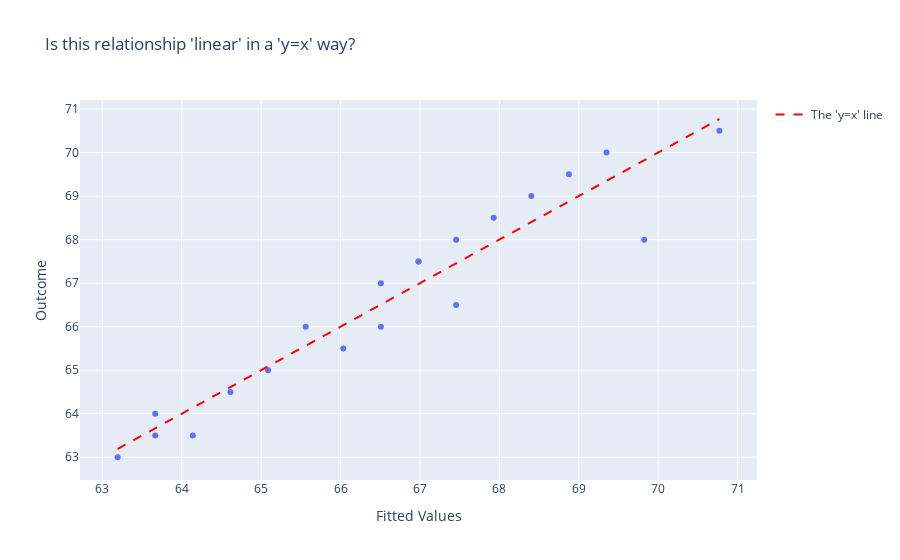

Notebook code for this chart:
### Code cell
# If y versus y-hat does not follow the "linearity" of the "y=x" line, the "linearity assumption" is implausible
fitted_values = data_fitted_model.fittedvalues
residual_linearity = px.scatter(x=fitted_values, y=francis_galton_df['child_height'], 
                                title="Is this relationship 'linear' in a 'y=x' way?")
residual_linearity.update_layout(xaxis_title="Fitted Values", yaxis_title="Outcome")
residual_linearity.add_scatter(x=[min(fitted_values), max(fitted_values)], y=[min(fitted_values), max(fitted_values)],
                               mode='lines', line=dict(color='red', dash='dash'), name="The 'y=x' line")
residual_linearity.show()

### Figure 1 — Plotly figure (JSON) as saved in the notebook; plotly's stock layout.template omitted (floating-point values rounded to 4 significant figures)
{"data": [{"hovertemplate": "x=%{x}<br>y=%{y}<extra></extra>", "legendgroup": "", "marker": {"color": "#636efa", "symbol": "circle"}, "mode": "markers", "name": "", "orientation": "v", "showlegend": false, "type": "scatter", "x": [69.82, 67.46, 65.09, 63.67, 63.19, 66.03, 66.51, 66.98, 67.46, 69.35, 70.77, 68.88, 64.14, 66.51, 67.93, 68.4, 65.56, 64.61, 66.98, 63.67], "xaxis": "x", "y": [68, 66.5, 65, 64, 63, 65.5, 67, 67.5, 68, 70, 70.5, 69.5, 63.5, 66, 68.5, 69, 66, 64.5, 67.5, 63.5], "yaxis": "y"}, {"line": {"color": "red", "dash": "dash"}, "mode": "lines", "name": "The 'y=x' line", "type": "scatter", "x": [63.19, 70.77], "y": [63.19, 70.77]}], "layout": {"legend": {"tracegroupgap": 0}, "title": {"text": "Is this relationship 'linear' in a 'y=x' way?"}, "xaxis": {"anchor": "y", "domain": [0, 1], "title": {"text": "Fitted Values"}}, "yaxis": {"anchor": "x", "domain": [0, 1], "title": {"text": "Outcome"}}}}
